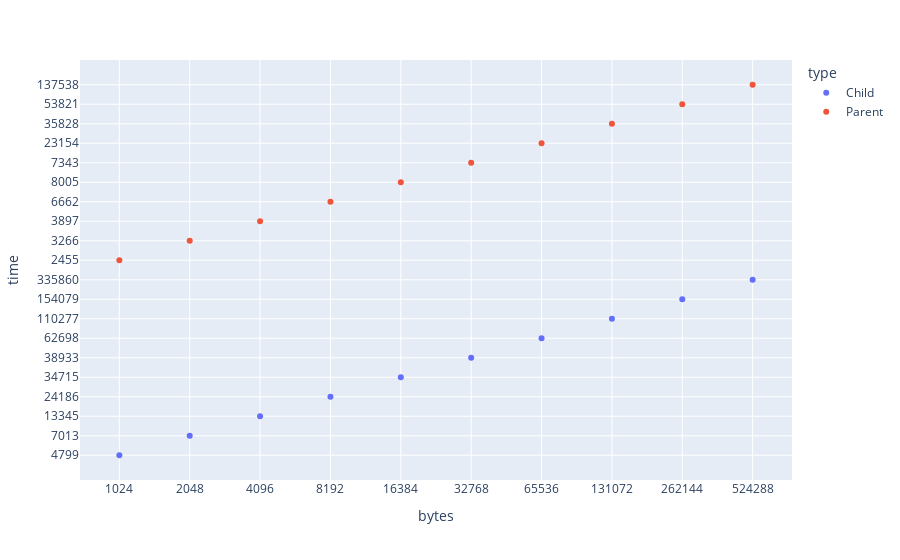

The notebook cell saved with this chart:
### Code cell
raw_text = "text.txt"
import pandas as pd
import numpy as np

df = pd.DataFrame(columns=['type', 'bytes', 'time'])
with open(raw_text, 'r') as f:
    for line in f:
        #Child wrote 1024 bytes in 4799 ns
        type = line.split(" ")[0]
        bytes = line.split(" ")[2]
        time = line.split(" ")[5]
        #print(type, bytes, time)
        df = pd.concat([df, pd.DataFrame([[type, bytes, time]], columns=['type', 'bytes', 'time'])])
        
display(df)

#convert time from nanoseconds to microseconds
df['time'] = df['time'].astype(int) / 1000
        
import plotly.express as px
fig = px.scatter(df, x="bytes", y="time", color="type")
fig.show()

### Figure 1 — Plotly figure (JSON) as saved in the notebook; plotly's stock layout.template omitted (floating-point values rounded to 4 significant figures)
{"data": [{"hovertemplate": "type=Child<br>bytes=%{x}<br>time=%{y}<extra></extra>", "legendgroup": "Child", "marker": {"color": "#636efa", "symbol": "circle"}, "mode": "markers", "name": "Child", "orientation": "v", "showlegend": true, "type": "scatter", "x": ["1024", "2048", "4096", "8192", "16384", "32768", "65536", "131072", "262144", "524288"], "xaxis": "x", "y": ["4799", "7013", "13345", "24186", "34715", "38933", "62698", "110277", "154079", "335860"], "yaxis": "y"}, {"hovertemplate": "type=Parent<br>bytes=%{x}<br>time=%{y}<extra></extra>", "legendgroup": "Parent", "marker": {"color": "#EF553B", "symbol": "circle"}, "mode": "markers", "name": "Parent", "orientation": "v", "showlegend": true, "type": "scatter", "x": ["1024", "2048", "4096", "8192", "16384", "32768", "65536", "131072", "262144", "524288"], "xaxis": "x", "y": ["2455", "3266", "3897", "6662", "8005", "7343", "23154", "35828", "53821", "137538"], "yaxis": "y"}], "layout": {"legend": {"title": {"text": "type"}, "tracegroupgap": 0}, "margin": {"t": 60}, "xaxis": {"anchor": "y", "domain": [0, 1], "title": {"text": "bytes"}}, "yaxis": {"anchor": "x", "domain": [0, 1], "title": {"text": "time"}}}}
